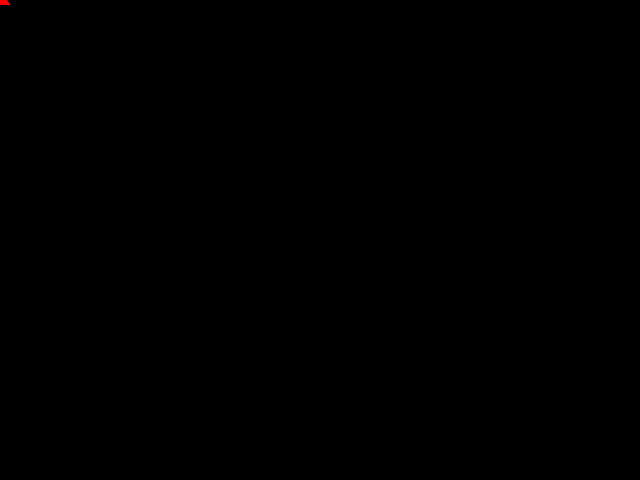
Frame 1 (no input)
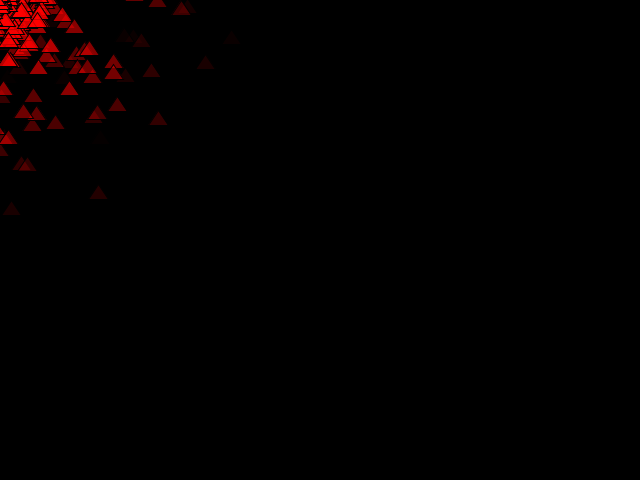
Frame 60 (the mouse pressed at the canvas centre just before this capture)
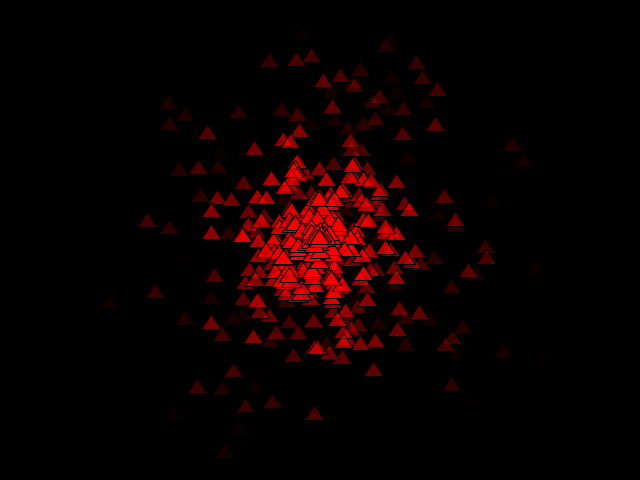
Frame 120 (the mouse held since frame 60 and released just before this capture)

The Processing sketch that drew these frames (run headless with seeded random() and noise(); from frame 60 on, the mouse is pressed at the canvas centre):

// Processing sketch: processing_169659
// ── processing_169659.pde

ArrayList<Ball> balls = new ArrayList<Ball>();

void setup(){
  size(640, 480);
  background(0);
}

void draw(){
  background(0);
  
  for(int i=0; i<10; ++i){
    balls.add(new Ball(mouseX, mouseY));
  }
  
  for(Ball b : balls){
    b.draw();
  }
  
  for(int i=0; i<balls.size(); ++i){
    if(balls.get(i).isDead()){
      balls.remove(i);
      --i;
    }
  }
}

void mouseReleased(){
  balls.add(new Ball(mouseX, mouseY));
}

class Ball{
  float x, y;
  float vx, vy;
  float v;
  float angle;
  float alpha = 255;
  
  Ball(float _x, float _y){
    x = _x;
    y = _y;
    angle = random(0, TWO_PI);
    v = random(0, 5);
    vx = v * cos(angle);
    vy = v * sin(angle);
  }
  
  boolean isDead(){
    return alpha <= 0;
  }
  
  void draw(){
    x += vx;
    y += vy;
    alpha -= 5;
    fill(255, 0, 0, alpha);
    triangle(x, y-10, x+10, y+5, x-10, y+5);
  }
}
